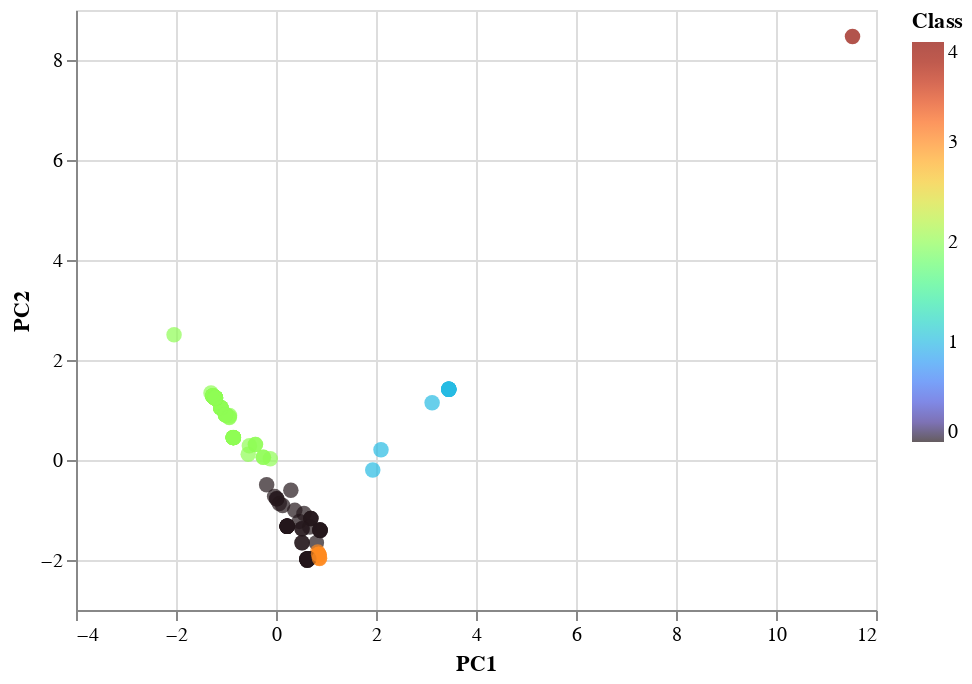

Write notebook code for a chart like this one.
### Code cell
# Plot the scatter with x="TotalCoinsMined" and y="MaxSupply"
alt.Chart(clustered_df).mark_circle(size=60).encode(
    x='PC1',
    y='PC2',
    color=alt.Color('Class', scale=alt.Scale(scheme='turbo')),
    tooltip=['CoinName', 'Algorithm', 'MaxSupply', 'TotalCoinsMined']
).interactive()

### Figure 1 — Vega-Lite specification as saved in the notebook (floating-point values rounded to 4 significant figures; data arrays with more than 128 entries replaced by an {"elided": "..."} marker saying what was removed)
{"config": {"view": {"continuousWidth": 400, "continuousHeight": 300}}, "data": {"name": "data-34a58d6bc43eda2179dc1dfa95d87d53"}, "mark": {"type": "circle", "size": 60}, "encoding": {"color": {"type": "quantitative", "field": "Class", "scale": {"scheme": "turbo"}}, "tooltip": [{"type": "nominal", "field": "CoinName"}, {"type": "nominal", "field": "Algorithm"}, {"type": "quantitative", "field": "MaxSupply"}, {"type": "quantitative", "field": "TotalCoinsMined"}], "x": {"type": "quantitative", "field": "PC1"}, "y": {"type": "quantitative", "field": "PC2"}}, "selection": {"selector012": {"type": "interval", "bind": "scales", "encodings": ["x", "y"]}}, "$schema": "https://vega.github.io/schema/vega-lite/v4.8.1.json", "datasets": {"data-34a58d6bc43eda2179dc1dfa95d87d53": {"elided": "140 records"}}}
